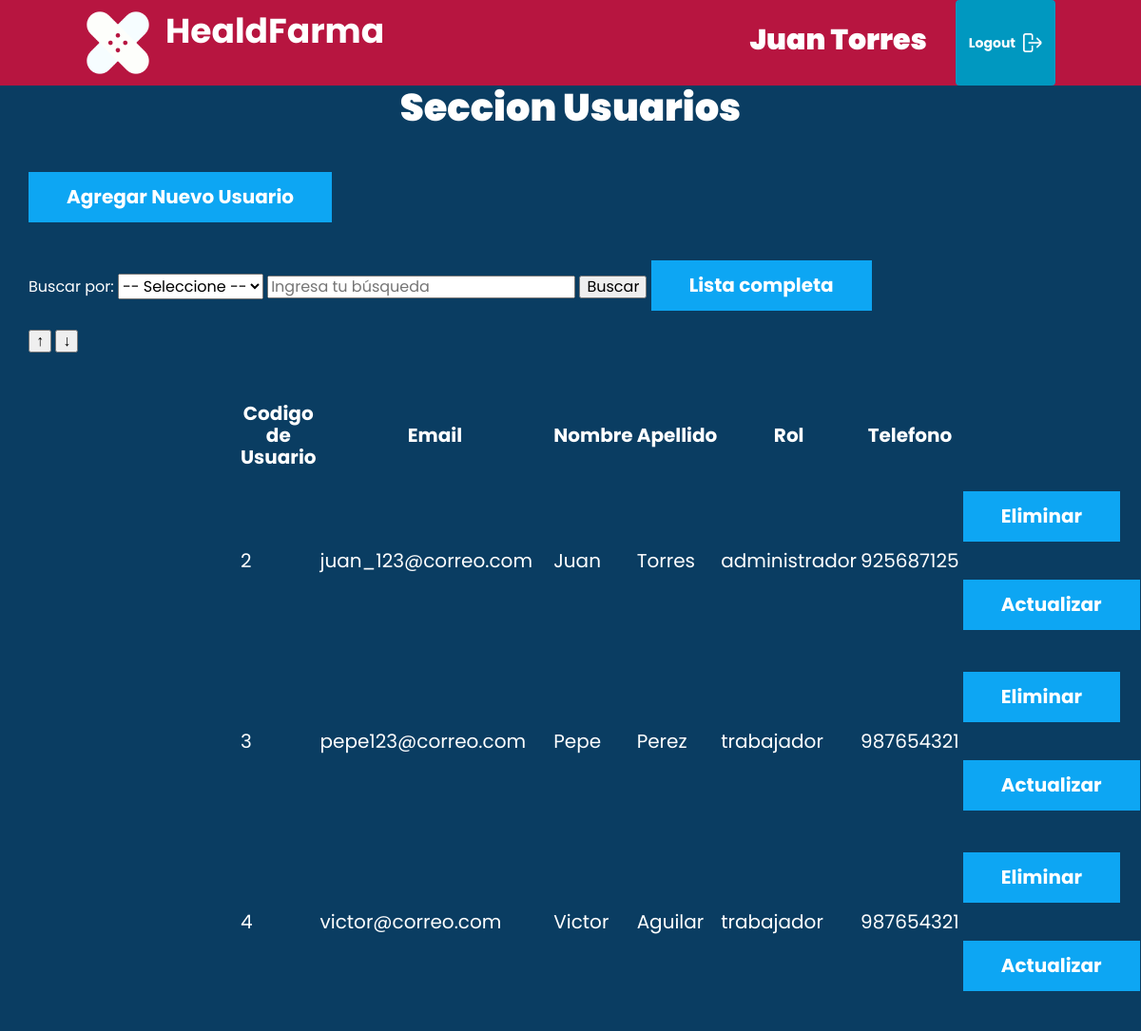
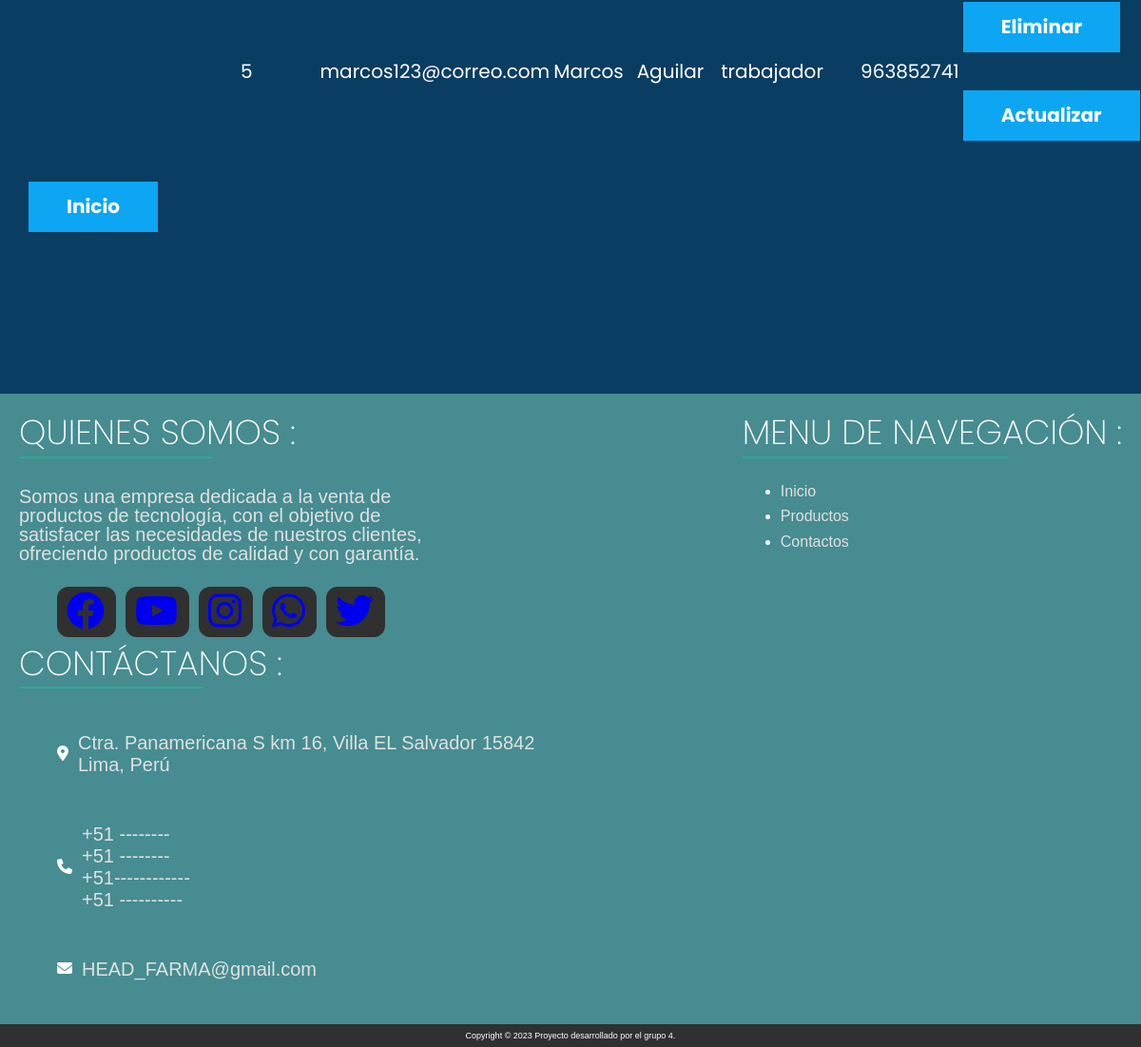
Page /usuarios (signed in) on the committed database (2 pictures, top to bottom).
### tables this page shows
CREATE TABLE `usuarios` (
  `id` int NOT NULL AUTO_INCREMENT,
  `email` varchar(50) NOT NULL,
  `password` char(60) NOT NULL,
  `nombre` varchar(15) DEFAULT NULL,
  `apellido` varchar(20) DEFAULT NULL,
  `rol` varchar(20) NOT NULL,
  `telefono` char(9) DEFAULT NULL,
  PRIMARY KEY (`id`)
);

### controllers/UsuariosController.php (called while the page is built, shortened)
<?php
class UsuariosController{
    public static function usuarios(Router $router){
        $buscar=$_GET['buscar']??null;
        $seleccionado=$_GET['seleccionado']??null;
        $usuarios=Usuarios::all();
        $resultado=$_GET['resultado'] ?? null;
        $router->render('usuarios/index',[
            'usuarios'=>$usuarios,
            'resultado'=>$resultado,
            'buscar'=>$buscar,
            'seleccionado'=>$seleccionado
        ]);
    }
}

### public/index.php (called while the page is built, shortened)
<?php
$router = new Router();
$router->get('/', [PaginasController::class, 'index']);
$router->post('/', [PaginasController::class, 'enviar']);
$router->get('/login', [LoginController::class, 'login']);
$router->post('/login', [LoginController::class, 'login']);
$router->get('/logout', [LoginController::class, 'logout']);
$router->get('/inicio', [PaginasController::class, 'inicio']);
$router->get('/productos', [ProductosController::class, 'productos']);
$router->get('/AgregarProductos', [ProductosController::class, 'crear']);
$router->post('/AgregarProductos', [ProductosController::class, 'crear']);
$router->get('/ActualizarProductos', [ProductosController::class, 'actualizar']);
$router->post('/ActualizarProductos', [ProductosController::class, 'actualizar']);
$router->post('/EliminarProductos', [ProductosController::class, 'eliminar']);
$router->get('/proveedores', [ProveedorController::class, 'proveedores']);
$router->get('/AgregarProveedores', [ProveedorController::class, 'crear']);
$router->post('/AgregarProveedores', [ProveedorController::class, 'crear']);
$router->get('/ActualizarProveedores', [ProveedorController::class, 'actualizar']);
$router->post('/ActualizarProveedores', [ProveedorController::class, 'actualizar']);
$router->post('/EliminarProveedores', [ProveedorController::class, 'eliminar']);
$router->get('/clientes', [ClientesController::class, 'clientes']);
$router->get('/AgregarClientes', [ClientesController::class, 'crear']);
$router->post('/AgregarClientes', [ClientesController::class, 'crear']);
$router->get('/ActualizarClientes', [ClientesController::class, 'actualizar']);
$router->post('/ActualizarClientes', [ClientesController::class, 'actualizar']);
$router->post('/EliminarClientes', [ClientesController::class, 'eliminar']);
$router->get('/usuarios', [UsuariosController::class, 'usuarios']);
$router->get('/AgregarUsuarios', [UsuariosController::class, 'crear']);
$router->post('/AgregarUsuarios', [UsuariosController::class, 'crear']);
$router->get('/ActualizarUsuarios', [UsuariosController::class, 'actualizar']);
$router->post('/ActualizarUsuarios', [UsuariosController::class, 'actualizar']);
$router->post('/EliminarUsuarios', [UsuariosController::class, 'eliminar']);
$router->get('/pedidos', [PedidosController::class, 'index']);
$router->get('/detallePedidos', [FacturaController::class, 'pedidos']);
$router->get('/solicitudes', [SolicitudesController::class, 'index']);
$router->get('/detalleSolicitud', [FacturaController::class, 'solicitudes']);
$router->get('/api/productos',[APIController::class,'index']);
$router->post('/api/pedidos',[APIController::class,'guardar']);
$router->post('/api/solicitudes',[APIController::class,'guardarSolicitudes']);
$router->post('/api/eliminarPedidos',[APIController::class,'eliminarPedidos']);
$router->post('/api/eliminarSolicitudes',[APIController::class,'eliminarSolicitudes']);
$router->get('/inventario', [InventarioController::class, 'index']);
$router->comprobarRutas();

### models/ActiveRecord.php (called while the page is built, shortened)
<?php
class ActiveRecord {
    protected static $db;
    protected static $tabla = '';
    public static function setDB($database) {
        self::$db = $database;
    }
    public static function consultarSQL($query) {
        $resultado = self::$db->query($query);
        $array = [];
        while($registro = $resultado->fetch_assoc()) {
            $array[] = static::crearObjeto($registro);
        }
        return $array;
    }
    protected static function crearObjeto($registro) {
        $objeto = new static;
        foreach($registro as $key => $value ) {
            if(property_exists( $objeto, $key  )) {
                $objeto->$key = $value;
            }
        }
        return $objeto;
    }
    public static function all() {
        $query = "SELECT * FROM " . static::$tabla;
        $resultado = self::consultarSQL($query);
        return $resultado;
    }
}

### views/usuarios/index.php (the view, shortened to what this page needs)
<main class="contenedor ">
        <h1>Seccion Usuarios</h1>
        <a href="/AgregarUsuarios" class="boton">Agregar Nuevo Usuario</a>
        <div>
        <form method="GET">
            <label for="categoria">Buscar por:</label>
            <select name="seleccionado">
                <option value="" disabled selected>-- Seleccione --</option>
            </select>
            <input id="searchInput" type="text" name="buscar" value="<?php echo $buscar ?>" placeholder="Ingresa tu búsqueda">
            <button type="submit">Buscar</button>
            <a href="/usuarios" class="boton">Lista completa</a>
        </form>
        <form method="GET">
            <button type="submit" name="asc" value="1">&#8593;</button>
            <button type="submit" name="desc" value="2">&#8595;</button>
        </form>
    </div>
        <table class="propiedades">
        <thead>
                <tr>
                    <th>Codigo de Usuario</th>
                    <th>Email</th>
                    <th>Nombre</th>
                    <th>Apellido</th>
                    <th>Rol</th>
                    <th>Telefono</th>
                </tr>
        </thead>
        <tbody>
        <?php foreach($usuarios as $usuario){ ?>
            <tr>
                <td><?php echo $usuario->id; ?></td>
                <td><?php echo $usuario->email; ?></td>
                <td><?php echo $usuario->nombre; ?></td>
                <td><?php echo $usuario->apellido; ?></td>
                <td><?php echo $usuario->rol; ?></td>
                <td><?php echo $usuario->telefono; ?></td>
                <td>
                        <form method="POST" class="" action="/EliminarUsuarios">
                            <input type="submit" class="boton rojo" value="Eliminar">
                        </form>
                        <a href="/ActualizarUsuarios?id=<?php echo $usuario->id; ?>" class="boton naranja">Actualizar</a>
                    </td>
        <?php } ?>
            </tr>
        </tbody>
        </table>
        <a href="/inicio" class="boton">Inicio</a>
    </main>

### public/build/css/app.css (style rules this page uses)
html { line-height:1.15;-webkit-text-size-adjust:100% }
body { margin:0 }
main { display:block }
h1 { font-size:2em;margin:.67em 0 }
a { background-color:transparent }
button,input,optgroup,select,textarea { font-family:inherit;font-size:100%;line-height:1.15;margin:0 }
button,input { overflow:visible }
button,select { text-transform:none }
[type=button],[type=reset],[type=submit],button { -webkit-appearance:button }
.propiedades { margin-left:22rem;margin-top:5rem;font-size:2rem }
.boton { background-color:#0da6f3;padding:1.5rem 4rem;color:#fff;font-size:2rem;font-weight:400;display:inline-block;font-weight:700;border:none;transition-property:background-color;transition-duration:.3s;text-align:center;width:100%;margin:2rem 0 }
@media (min-width:768px) { .boton { width:auto } }
html { font-size:62.5%;box-sizing:border-box;height:100% }
body { min-height:100%;display:flex;flex-direction:column;background-color:#0a3d62;color:#fff;font-family:Poppins,sans-serif;font-size:1.6rem }
@media (min-width:768px) { body { height:100% } }
*,:after,:before { box-sizing:inherit }
.contenedor { width:95%;max-width:1200px;margin:0 auto }
a { text-decoration:none }
h1,h2,h3 { font-family:Poppins,sans-serif;margin:0 0 2.5rem;font-weight:900;color:#fff;text-align:center }
h1 { font-size:4rem }

### rows in the picture
usuarios: id "2", email "juan_123@correo.com", nombre "Juan", apellido "Torres", rol "administrador", telefono "925687125"
usuarios: id "3", email "pepe123@correo.com", nombre "Pepe", apellido "Perez", rol "trabajador", telefono "987654321"
usuarios: id "4", email "victor@correo.com", nombre "Victor", apellido "Aguilar", rol "trabajador", telefono "987654321"
usuarios: id "5", email "marcos123@correo.com", nombre "Marcos", apellido "Aguilar", rol "trabajador", telefono "963852741"

### other values in the picture
$_SESSION['nombre'] "Juan Torres"
